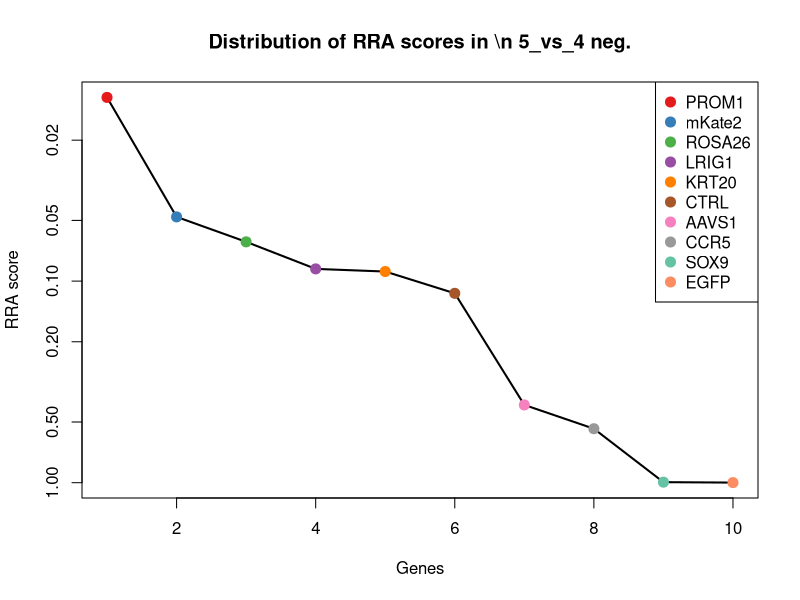
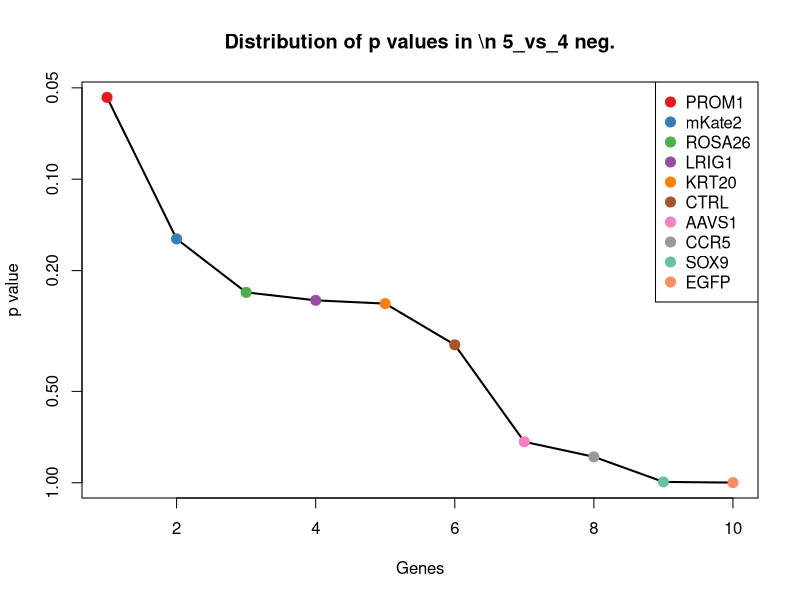
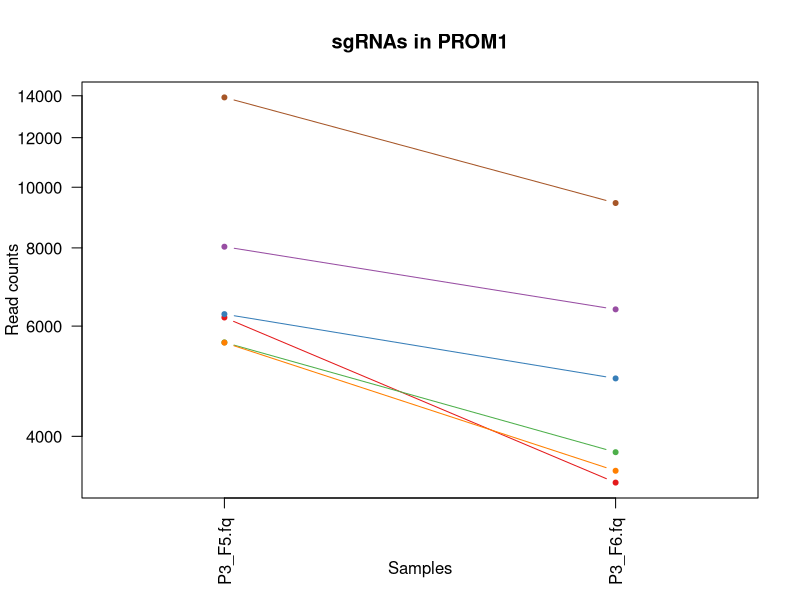
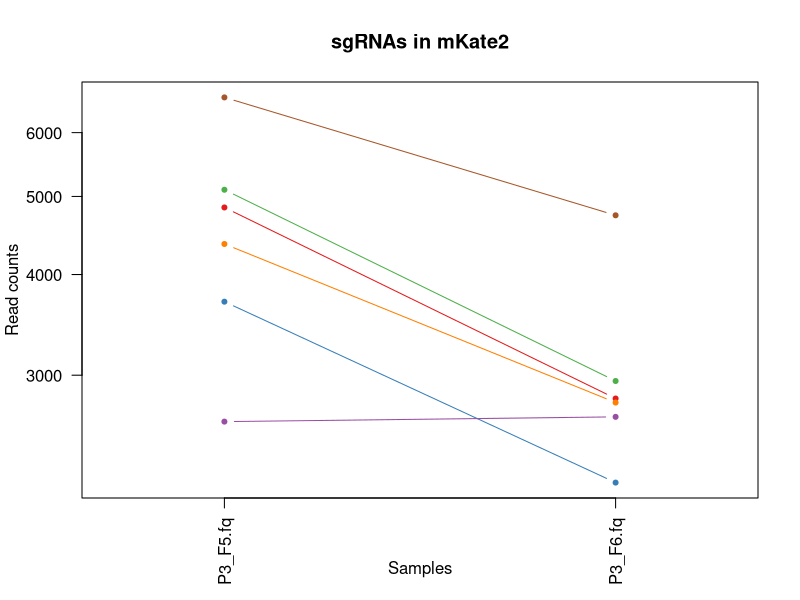
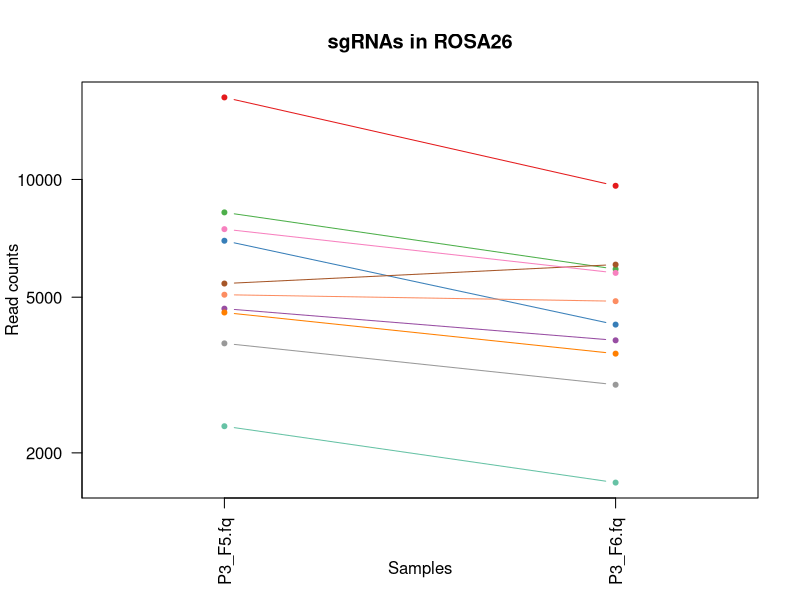
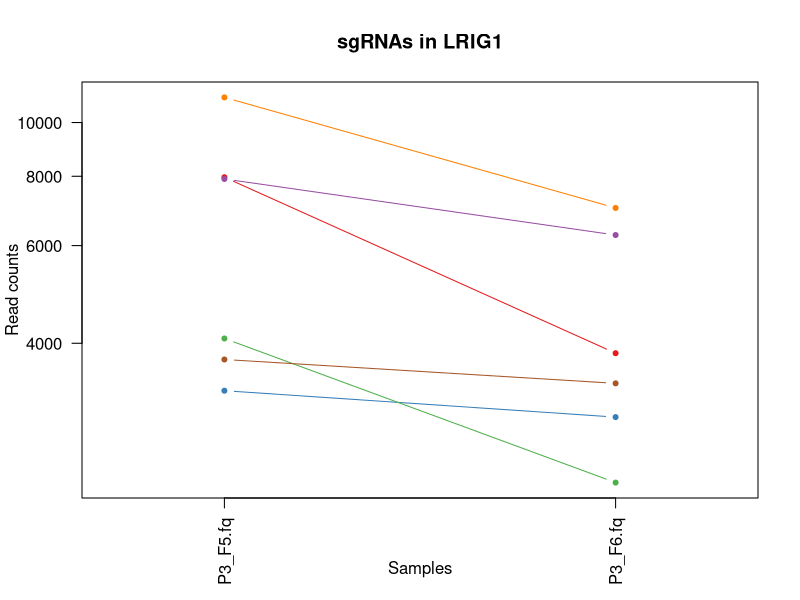
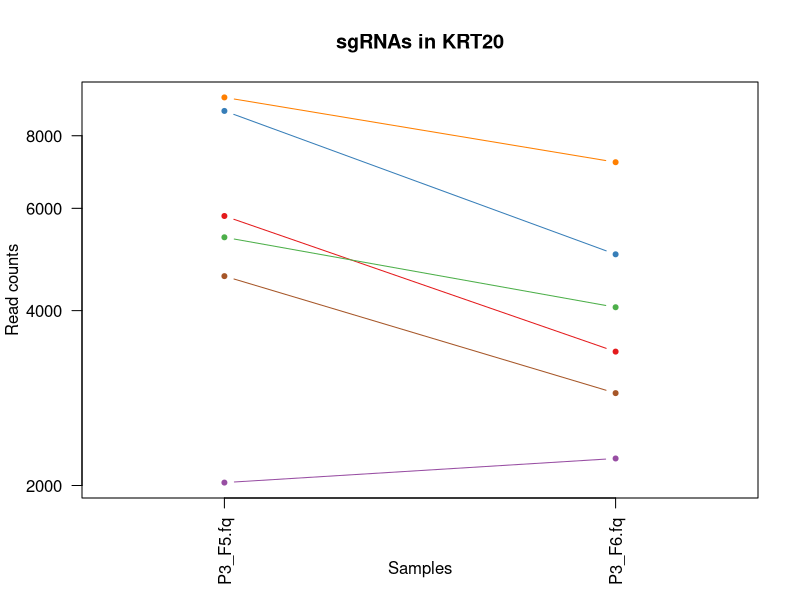
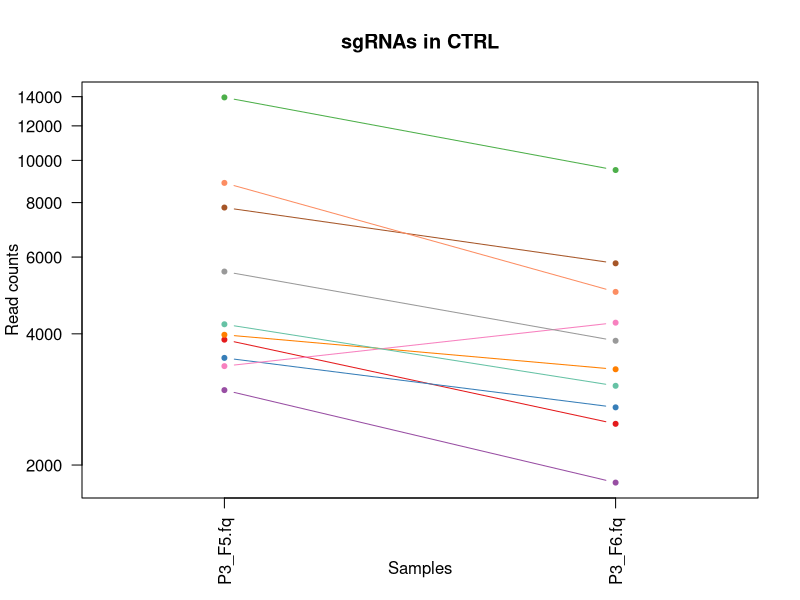

Source code (R) for these figures, in order: (Note: this script raises an error after producing the figures.)
pdf(file='P3_45_day7.pdf',width=4.5,height=4.5);
gstable=read.table('P3_45_day7.gene_summary.txt',header=T)
# 
#
# parameters
# Do not modify the variables beginning with "__"

# gstablename='__GENE_SUMMARY_FILE__'
startindex=3
# outputfile='__OUTPUT_FILE__'
targetgenelist=c("PROM1","mKate2","ROSA26","LRIG1","KRT20","CTRL","AAVS1","CCR5","SOX9","EGFP")
# samplelabel=sub('.\\w+.\\w+$','',colnames(gstable)[startindex]);
samplelabel='5_vs_4 neg.'


# You need to write some codes in front of this code:
# gstable=read.table(gstablename,header=T)
# pdf(file=outputfile,width=6,height=6)


# set up color using RColorBrewer
#library(RColorBrewer)
#colors <- brewer.pal(length(targetgenelist), "Set1")

colors=c( "#E41A1C", "#377EB8", "#4DAF4A", "#984EA3", "#FF7F00",  "#A65628", "#F781BF",
          "#999999", "#66C2A5", "#FC8D62", "#8DA0CB", "#E78AC3", "#A6D854", "#FFD92F", "#E5C494", "#B3B3B3", 
          "#8DD3C7", "#FFFFB3", "#BEBADA", "#FB8072", "#80B1D3", "#FDB462", "#B3DE69", "#FCCDE5",
          "#D9D9D9", "#BC80BD", "#CCEBC5", "#FFED6F")

######
# function definition

plotrankedvalues<-function(val, tglist, ...){
  
  plot(val,log='y',ylim=c(max(val),min(val)),type='l',lwd=2, ...)
  if(length(tglist)>0){
    for(i in 1:length(tglist)){
      targetgene=tglist[i];
      tx=which(names(val)==targetgene);ty=val[targetgene];
      points(tx,ty,col=colors[(i %% length(colors)) ],cex=2,pch=20)
      # text(tx+50,ty,targetgene,col=colors[i])
    }
    legend('topright',tglist,pch=20,pt.cex = 2,cex=1,col=colors)
  }
}



plotrandvalues<-function(val,targetgenelist, ...){
  # choose the one with the best distance distribution
  
  mindiffvalue=0;
  randval=val;
  for(i in 1:20){
    randval0=sample(val)
    vindex=sort(which(names(randval0) %in% targetgenelist))
    if(max(vindex)>0.9*length(val)){
      # print('pass...')
      next;
    }
    mindiffind=min(diff(vindex));
    if (mindiffind > mindiffvalue){
      mindiffvalue=mindiffind;
      randval=randval0;
      # print(paste('Diff: ',mindiffvalue))
    }
  }
  plot(randval,log='y',ylim=c(max(randval),min(randval)),pch=20,col='grey', ...)
  
  if(length(targetgenelist)>0){
    for(i in 1:length(targetgenelist)){
      targetgene=targetgenelist[i];
      tx=which(names(randval)==targetgene);ty=randval[targetgene];
      points(tx,ty,col=colors[(i %% length(colors)) ],cex=2,pch=20)
      text(tx+50,ty,targetgene,col=colors[i])
    }
  }
  
}




# set.seed(1235)



pvec=gstable[,startindex]
names(pvec)=gstable[,'id']
pvec=sort(pvec);

plotrankedvalues(pvec,targetgenelist,xlab='Genes',ylab='RRA score',main=paste('Distribution of RRA scores in \\n',samplelabel))

# plotrandvalues(pvec,targetgenelist,xlab='Genes',ylab='RRA score',main=paste('Distribution of RRA scores in \\n',samplelabel))


pvec=gstable[,startindex+1]
names(pvec)=gstable[,'id']
pvec=sort(pvec);

plotrankedvalues(pvec,targetgenelist,xlab='Genes',ylab='p value',main=paste('Distribution of p values in \\n',samplelabel))

# plotrandvalues(pvec,targetgenelist,xlab='Genes',ylab='p value',main=paste('Distribution of p values in \\n',samplelabel))



# you need to write after this code:
# dev.off()






# parameters
# Do not modify the variables beginning with "__"
targetmat=list(c(6191.957866718857,3372.9196991381905),c(6269.205873373128,4948.541182847135),c(5649.707153341815,3772.2363707555683),c(8033.792692044231,6380.110110252987),c(5645.163152950387,3522.94334585799),c(13915.24386534886,9435.069244701452))
targetgene="PROM1"
collabel=c("P3_F5.fq","P3_F6.fq")

# set up color using RColorBrewer
#library(RColorBrewer)
#colors <- brewer.pal(length(targetgenelist), "Set1")

colors=c( "#E41A1C", "#377EB8", "#4DAF4A", "#984EA3", "#FF7F00",  "#A65628", "#F781BF",
          "#999999", "#66C2A5", "#FC8D62", "#8DA0CB", "#E78AC3", "#A6D854", "#FFD92F", "#E5C494", "#B3B3B3", 
          "#8DD3C7", "#FFFFB3", "#BEBADA", "#FB8072", "#80B1D3", "#FDB462", "#B3DE69", "#FCCDE5",
          "#D9D9D9", "#BC80BD", "#CCEBC5", "#FFED6F")


## code

targetmatvec=unlist(targetmat)+1
yrange=range(targetmatvec[targetmatvec>0]);
# yrange[1]=1; # set the minimum value to 1
for(i in 1:length(targetmat)){
  vali=targetmat[[i]]+1;
  if(i==1){
    plot(1:length(vali),vali,type='b',las=1,pch=20,main=paste('sgRNAs in',targetgene),ylab='Read counts',xlab='Samples',xlim=c(0.7,length(vali)+0.3),ylim = yrange,col=colors[(i %% length(colors))],xaxt='n',log='y')
    axis(1,at=1:length(vali),labels=(collabel),las=2)
    # lines(0:100,rep(1,101),col='black');
  }else{
    lines(1:length(vali),vali,type='b',pch=20,col=colors[(i %% length(colors))])
  }
}




# parameters
# Do not modify the variables beginning with "__"
targetmat=list(c(4843.904417261963,2805.6661095508866),c(3700.330985419317,2206.3179089737755),c(5095.339105587631,2949.7186658539786),c(2626.4322262452297,2662.3599395498836),c(4363.755042567766,2773.571498561079),c(6634.24057148449,4736.567473053984))
targetgene="mKate2"
collabel=c("P3_F5.fq","P3_F6.fq")

# set up color using RColorBrewer
#library(RColorBrewer)
#colors <- brewer.pal(length(targetgenelist), "Set1")

colors=c( "#E41A1C", "#377EB8", "#4DAF4A", "#984EA3", "#FF7F00",  "#A65628", "#F781BF",
          "#999999", "#66C2A5", "#FC8D62", "#8DA0CB", "#E78AC3", "#A6D854", "#FFD92F", "#E5C494", "#B3B3B3", 
          "#8DD3C7", "#FFFFB3", "#BEBADA", "#FB8072", "#80B1D3", "#FDB462", "#B3DE69", "#FCCDE5",
          "#D9D9D9", "#BC80BD", "#CCEBC5", "#FFED6F")


## code

targetmatvec=unlist(targetmat)+1
yrange=range(targetmatvec[targetmatvec>0]);
# yrange[1]=1; # set the minimum value to 1
for(i in 1:length(targetmat)){
  vali=targetmat[[i]]+1;
  if(i==1){
    plot(1:length(vali),vali,type='b',las=1,pch=20,main=paste('sgRNAs in',targetgene),ylab='Read counts',xlab='Samples',xlim=c(0.7,length(vali)+0.3),ylim = yrange,col=colors[(i %% length(colors))],xaxt='n',log='y')
    axis(1,at=1:length(vali),labels=(collabel),las=2)
    # lines(0:100,rep(1,101),col='black');
  }else{
    lines(1:length(vali),vali,type='b',pch=20,col=colors[(i %% length(colors))])
  }
}




# parameters
# Do not modify the variables beginning with "__"
targetmat=list(c(16208.449396222722,9632.86161475492),c(6970.496600450142,4254.401921904777),c(8236.758042861336,5897.198172801691),c(4672.747069184852,3878.223225652144),c(4568.2350601820135,3585.639795233429),c(5417.963133379,6056.924841448642),c(7462.76330952148,5768.0733425403705),c(3809.3869948135825,2985.545208354229),c(2338.6455347881397,1677.8764070950767),c(5072.619103630493,4883.60557456543))
targetgene="ROSA26"
collabel=c("P3_F5.fq","P3_F6.fq")

# set up color using RColorBrewer
#library(RColorBrewer)
#colors <- brewer.pal(length(targetgenelist), "Set1")

colors=c( "#E41A1C", "#377EB8", "#4DAF4A", "#984EA3", "#FF7F00",  "#A65628", "#F781BF",
          "#999999", "#66C2A5", "#FC8D62", "#8DA0CB", "#E78AC3", "#A6D854", "#FFD92F", "#E5C494", "#B3B3B3", 
          "#8DD3C7", "#FFFFB3", "#BEBADA", "#FB8072", "#80B1D3", "#FDB462", "#B3DE69", "#FCCDE5",
          "#D9D9D9", "#BC80BD", "#CCEBC5", "#FFED6F")


## code

targetmatvec=unlist(targetmat)+1
yrange=range(targetmatvec[targetmatvec>0]);
# yrange[1]=1; # set the minimum value to 1
for(i in 1:length(targetmat)){
  vali=targetmat[[i]]+1;
  if(i==1){
    plot(1:length(vali),vali,type='b',las=1,pch=20,main=paste('sgRNAs in',targetgene),ylab='Read counts',xlab='Samples',xlim=c(0.7,length(vali)+0.3),ylim = yrange,col=colors[(i %% length(colors))],xaxt='n',log='y')
    axis(1,at=1:length(vali),labels=(collabel),las=2)
    # lines(0:100,rep(1,101),col='black');
  }else{
    lines(1:length(vali),vali,type='b',pch=20,col=colors[(i %% length(colors))])
  }
}




# parameters
# Do not modify the variables beginning with "__"
targetmat=list(c(7967.147352969958,3837.171979037273),c(3283.797616205108,2943.0011891351814),c(4078.9976847049616,2242.144451474026),c(7909.59001467854,6267.405778637615),c(11097.963622663667,7013.792080726173),c(3738.1976553478817,3385.608266273696))
targetgene="LRIG1"
collabel=c("P3_F5.fq","P3_F6.fq")

# set up color using RColorBrewer
#library(RColorBrewer)
#colors <- brewer.pal(length(targetgenelist), "Set1")

colors=c( "#E41A1C", "#377EB8", "#4DAF4A", "#984EA3", "#FF7F00",  "#A65628", "#F781BF",
          "#999999", "#66C2A5", "#FC8D62", "#8DA0CB", "#E78AC3", "#A6D854", "#FFD92F", "#E5C494", "#B3B3B3", 
          "#8DD3C7", "#FFFFB3", "#BEBADA", "#FB8072", "#80B1D3", "#FDB462", "#B3DE69", "#FCCDE5",
          "#D9D9D9", "#BC80BD", "#CCEBC5", "#FFED6F")


## code

targetmatvec=unlist(targetmat)+1
yrange=range(targetmatvec[targetmatvec>0]);
# yrange[1]=1; # set the minimum value to 1
for(i in 1:length(targetmat)){
  vali=targetmat[[i]]+1;
  if(i==1){
    plot(1:length(vali),vali,type='b',las=1,pch=20,main=paste('sgRNAs in',targetgene),ylab='Read counts',xlab='Samples',xlim=c(0.7,length(vali)+0.3),ylim = yrange,col=colors[(i %% length(colors))],xaxt='n',log='y')
    axis(1,at=1:length(vali),labels=(collabel),las=2)
    # lines(0:100,rep(1,101),col='black');
  }else{
    lines(1:length(vali),vali,type='b',pch=20,col=colors[(i %% length(colors))])
  }
}




# parameters
# Do not modify the variables beginning with "__"
targetmat=list(c(5819.349834621783,3399.04321971129),c(8825.9634269498,4999.295451389156),c(5348.2884607104415,4052.877620340866),c(2022.080174185341,2224.9775665259895),c(9312.171468832566,7202.627815154578),c(4584.896394950582,2883.290284968097))
targetgene="KRT20"
collabel=c("P3_F5.fq","P3_F6.fq")

# set up color using RColorBrewer
#library(RColorBrewer)
#colors <- brewer.pal(length(targetgenelist), "Set1")

colors=c( "#E41A1C", "#377EB8", "#4DAF4A", "#984EA3", "#FF7F00",  "#A65628", "#F781BF",
          "#999999", "#66C2A5", "#FC8D62", "#8DA0CB", "#E78AC3", "#A6D854", "#FFD92F", "#E5C494", "#B3B3B3", 
          "#8DD3C7", "#FFFFB3", "#BEBADA", "#FB8072", "#80B1D3", "#FDB462", "#B3DE69", "#FCCDE5",
          "#D9D9D9", "#BC80BD", "#CCEBC5", "#FFED6F")


## code

targetmatvec=unlist(targetmat)+1
yrange=range(targetmatvec[targetmatvec>0]);
# yrange[1]=1; # set the minimum value to 1
for(i in 1:length(targetmat)){
  vali=targetmat[[i]]+1;
  if(i==1){
    plot(1:length(vali),vali,type='b',las=1,pch=20,main=paste('sgRNAs in',targetgene),ylab='Read counts',xlab='Samples',xlim=c(0.7,length(vali)+0.3),ylim = yrange,col=colors[(i %% length(colors))],xaxt='n',log='y')
    axis(1,at=1:length(vali),labels=(collabel),las=2)
    # lines(0:100,rep(1,101),col='black');
  }else{
    lines(1:length(vali),vali,type='b',pch=20,col=colors[(i %% length(colors))])
  }
}




# parameters
# Do not modify the variables beginning with "__"
targetmat=list(c(3877.5470006849987,2485.466385954896),c(3521.600303356493,2711.6214354877284),c(13945.537201291712,9501.497625587333),c(2970.2615891965947,1821.9289633981682),c(3979.029676093551,3316.19434017946),c(7792.9606712985615,5804.64627134271),c(3371.648290439378,4241.713354769271),c(5557.312478716117,3855.085250287398),c(4206.229695664938,3038.5386358025166),c(8877.462098052647,4991.085202066182))
targetgene="CTRL"
collabel=c("P3_F5.fq","P3_F6.fq")

# set up color using RColorBrewer
#library(RColorBrewer)
#colors <- brewer.pal(length(targetgenelist), "Set1")

colors=c( "#E41A1C", "#377EB8", "#4DAF4A", "#984EA3", "#FF7F00",  "#A65628", "#F781BF",
          "#999999", "#66C2A5", "#FC8D62", "#8DA0CB", "#E78AC3", "#A6D854", "#FFD92F", "#E5C494", "#B3B3B3", 
          "#8DD3C7", "#FFFFB3", "#BEBADA", "#FB8072", "#80B1D3", "#FDB462", "#B3DE69", "#FCCDE5",
          "#D9D9D9", "#BC80BD", "#CCEBC5", "#FFED6F")


## code

targetmatvec=unlist(targetmat)+1
yrange=range(targetmatvec[targetmatvec>0]);
# yrange[1]=1; # set the minimum value to 1
for(i in 1:length(targetmat)){
  vali=targetmat[[i]]+1;
  if(i==1){
    plot(1:length(vali),vali,type='b',las=1,pch=20,main=paste('sgRNAs in',targetgene),ylab='Read counts',xlab='Samples',xlim=c(0.7,length(vali)+0.3),ylim = yrange,col=colors[(i %% length(colors))],xaxt='n',log='y')
    axis(1,at=1:length(vali),labels=(collabel),las=2)
    # lines(0:100,rep(1,101),col='black');
  }else{
    lines(1:length(vali),vali,type='b',pch=20,col=colors[(i %% length(colors))])
  }
}




# parameters
# Do not modify the variables beginning with "__"
targetmat=list(c(6937.173930913005,5618.04969582057),c(6320.704544475976,3762.5333488284173),c(6119.253860456013,3457.2613512741973),c(2284.1175300910068,2138.396755483717),c(4321.344372247774,3093.77122215707),c(1167.8081005969273,1453.9605164685095),c(3610.965644387905,2869.8553315305026),c(7455.189975535767,5979.300666031432),c(1707.0294803796849,1517.403352146037),c(1505.578796359722,1809.240396262663))
targetgene="AAVS1"
collabel=c("P3_F5.fq","P3_F6.fq")

# set up color using RColorBrewer
#library(RColorBrewer)
#colors <- brewer.pal(length(targetgenelist), "Set1")

colors=c( "#E41A1C", "#377EB8", "#4DAF4A", "#984EA3", "#FF7F00",  "#A65628", "#F781BF",
          "#999999", "#66C2A5", "#FC8D62", "#8DA0CB", "#E78AC3", "#A6D854", "#FFD92F", "#E5C494", "#B3B3B3", 
          "#8DD3C7", "#FFFFB3", "#BEBADA", "#FB8072", "#80B1D3", "#FDB462", "#B3DE69", "#FCCDE5",
          "#D9D9D9", "#BC80BD", "#CCEBC5", "#FFED6F")


## code

targetmatvec=unlist(targetmat)+1
yrange=range(targetmatvec[targetmatvec>0]);
# yrange[1]=1; # set the minimum value to 1
for(i in 1:length(targetmat)){
  vali=targetmat[[i]]+1;
  if(i==1){
    plot(1:length(vali),vali,type='b',las=1,pch=20,main=paste('sgRNAs in',targetgene),ylab='Read counts',xlab='Samples',xlim=c(0.7,length(vali)+0.3),ylim = yrange,col=colors[(i %% length(colors))],xaxt='n',log='y')
    axis(1,at=1:length(vali),labels=(collabel),las=2)
    # lines(0:100,rep(1,101),col='black');
  }else{
    lines(1:length(vali),vali,type='b',pch=20,col=colors[(i %% length(colors))])
  }
}




# parameters
# Do not modify the variables beginning with "__"
targetmat=list(c(3510.997635776495,3119.8947427301696),c(5842.069836578921,4601.471552375956),c(4342.54970740777,2534.7278818927407),c(2453.760211370976,2304.840900849465),c(3291.370950190821,2732.520251946208),c(4633.365732459145,3411.7317868467953),c(9236.438128975438,7354.144234478555),c(5922.3471768274785,4528.325694771277),c(3851.797665133575,2156.310026733842),c(4969.621761424797,3296.7882963251573))
targetgene="CCR5"
collabel=c("P3_F5.fq","P3_F6.fq")

# set up color using RColorBrewer
#library(RColorBrewer)
#colors <- brewer.pal(length(targetgenelist), "Set1")

colors=c( "#E41A1C", "#377EB8", "#4DAF4A", "#984EA3", "#FF7F00",  "#A65628", "#F781BF",
          "#999999", "#66C2A5", "#FC8D62", "#8DA0CB", "#E78AC3", "#A6D854", "#FFD92F", "#E5C494", "#B3B3B3", 
          "#8DD3C7", "#FFFFB3", "#BEBADA", "#FB8072", "#80B1D3", "#FDB462", "#B3DE69", "#FCCDE5",
          "#D9D9D9", "#BC80BD", "#CCEBC5", "#FFED6F")


## code

targetmatvec=unlist(targetmat)+1
yrange=range(targetmatvec[targetmatvec>0]);
# yrange[1]=1; # set the minimum value to 1
for(i in 1:length(targetmat)){
  vali=targetmat[[i]]+1;
  if(i==1){
    plot(1:length(vali),vali,type='b',las=1,pch=20,main=paste('sgRNAs in',targetgene),ylab='Read counts',xlab='Samples',xlim=c(0.7,length(vali)+0.3),ylim = yrange,col=colors[(i %% length(colors))],xaxt='n',log='y')
    axis(1,at=1:length(vali),labels=(collabel),las=2)
    # lines(0:100,rep(1,101),col='black');
  }else{
    lines(1:length(vali),vali,type='b',pch=20,col=colors[(i %% length(colors))])
  }
}




# parameters
# Do not modify the variables beginning with "__"
targetmat=list(c(2830.9122438594773,1968.2206786075255),c(1728.234815539681,1303.9368697487096),c(2521.9202172423916,1500.9828535000886),c(1063.2960915940894,832.96711313083),c(2444.6722105881204,2372.015668037435),c(3889.6643350621393,3898.3756558085347))
targetgene="SOX9"
collabel=c("P3_F5.fq","P3_F6.fq")

# set up color using RColorBrewer
#library(RColorBrewer)
#colors <- brewer.pal(length(targetgenelist), "Set1")

colors=c( "#E41A1C", "#377EB8", "#4DAF4A", "#984EA3", "#FF7F00",  "#A65628", "#F781BF",
          "#999999", "#66C2A5", "#FC8D62", "#8DA0CB", "#E78AC3", "#A6D854", "#FFD92F", "#E5C494", "#B3B3B3", 
          "#8DD3C7", "#FFFFB3", "#BEBADA", "#FB8072", "#80B1D3", "#FDB462", "#B3DE69", "#FCCDE5",
          "#D9D9D9", "#BC80BD", "#CCEBC5", "#FFED6F")


## code

targetmatvec=unlist(targetmat)+1
yrange=range(targetmatvec[targetmatvec>0]);
# yrange[1]=1; # set the minimum value to 1
for(i in 1:length(targetmat)){
  vali=targetmat[[i]]+1;
  if(i==1){
    plot(1:length(vali),vali,type='b',las=1,pch=20,main=paste('sgRNAs in',targetgene),ylab='Read counts',xlab='Samples',xlim=c(0.7,length(vali)+0.3),ylim = yrange,col=colors[(i %% length(colors))],xaxt='n',log='y')
    axis(1,at=1:length(vali),labels=(collabel),las=2)
    # lines(0:100,rep(1,101),col='black');
  }else{
    lines(1:length(vali),vali,type='b',pch=20,col=colors[(i %% length(colors))])
  }
}




# parameters
# Do not modify the variables beginning with "__"
targetmat=list(c(1267.7761092083374,1309.907960165418),c(2184.149521479597,106516.04278475592),c(1404.0961209511695,1514.4178069376826),c(2022.080174185341,1506.9539439167972),c(1696.4268127996868,1856.262733294242),c(4607.616396907721,4233.503105446297))
targetgene="EGFP"
collabel=c("P3_F5.fq","P3_F6.fq")

# set up color using RColorBrewer
#library(RColorBrewer)
#colors <- brewer.pal(length(targetgenelist), "Set1")

colors=c( "#E41A1C", "#377EB8", "#4DAF4A", "#984EA3", "#FF7F00",  "#A65628", "#F781BF",
          "#999999", "#66C2A5", "#FC8D62", "#8DA0CB", "#E78AC3", "#A6D854", "#FFD92F", "#E5C494", "#B3B3B3", 
          "#8DD3C7", "#FFFFB3", "#BEBADA", "#FB8072", "#80B1D3", "#FDB462", "#B3DE69", "#FCCDE5",
          "#D9D9D9", "#BC80BD", "#CCEBC5", "#FFED6F")


## code

targetmatvec=unlist(targetmat)+1
yrange=range(targetmatvec[targetmatvec>0]);
# yrange[1]=1; # set the minimum value to 1
for(i in 1:length(targetmat)){
  vali=targetmat[[i]]+1;
  if(i==1){
    plot(1:length(vali),vali,type='b',las=1,pch=20,main=paste('sgRNAs in',targetgene),ylab='Read counts',xlab='Samples',xlim=c(0.7,length(vali)+0.3),ylim = yrange,col=colors[(i %% length(colors))],xaxt='n',log='y')
    axis(1,at=1:length(vali),labels=(collabel),las=2)
    # lines(0:100,rep(1,101),col='black');
  }else{
    lines(1:length(vali),vali,type='b',pch=20,col=colors[(i %% length(colors))])
  }
}



# 
#
# parameters
# Do not modify the variables beginning with "__"

# gstablename='__GENE_SUMMARY_FILE__'
startindex=9
# outputfile='__OUTPUT_FILE__'
targetgenelist=c("EGFP","AAVS1","KRT20","CTRL","mKate2","SOX9","ROSA26","LRIG1","CCR5","PROM1")
# samplelabel=sub('.\\w+.\\w+$','',colnames(gstable)[startindex]);
samplelabel='5_vs_4 pos.'


# You need to write some codes in front of this code:
# gstable=read.table(gstablename,header=T)
# pdf(file=outputfile,width=6,height=6)


# set up color using RColorBrewer
#library(RColorBrewer)
#colors <- brewer.pal(length(targetgenelist), "Set1")

colors=c( "#E41A1C", "#377EB8", "#4DAF4A", "#984EA3", "#FF7F00",  "#A65628", "#F781BF",
          "#999999", "#66C2A5", "#FC8D62", "#8DA0CB", "#E78AC3", "#A6D854", "#FFD92F", "#E5C494", "#B3B3B3", 
          "#8DD3C7", "#FFFFB3", "#BEBADA", "#FB8072", "#80B1D3", "#FDB462", "#B3DE69", "#FCCDE5",
          "#D9D9D9", "#BC80BD", "#CCEBC5", "#FFED6F")

######
# function definition

plotrankedvalues<-function(val, tglist, ...){
  
  plot(val,log='y',ylim=c(max(val),min(val)),type='l',lwd=2, ...)
  if(length(tglist)>0){
    for(i in 1:length(tglist)){
      targetgene=tglist[i];
      tx=which(names(val)==targetgene);ty=val[targetgene];
      points(tx,ty,col=colors[(i %% length(colors)) ],cex=2,pch=20)
      # text(tx+50,ty,targetgene,col=colors[i])
    }
    legend('topright',tglist,pch=20,pt.cex = 2,cex=1,col=colors)
  }
}



plotrandvalues<-function(val,targetgenelist, ...){
  # choose the one with the best distance distribution
  
  mindiffvalue=0;
  randval=val;
  for(i in 1:20){
    randval0=sample(val)
    vindex=sort(which(names(randval0) %in% targetgenelist))
    if(max(vindex)>0.9*length(val)){
      # print('pass...')
      next;
    }
    mindiffind=min(diff(vindex));
    if (mindiffind > mindiffvalue){
      mindiffvalue=mindiffind;
      randval=randval0;
      # print(paste('Diff: ',mindiffvalue))
    }
  }
  plot(randval,log='y',ylim=c(max(randval),min(randval)),pch=20,col='grey', ...)
  
  if(length(targetgenelist)>0){
    for(i in 1:length(targetgenelist)){
      targetgene=targetgenelist[i];
      tx=which(names(randval)==targetgene);ty=randval[targetgene];
      points(tx,ty,col=colors[(i %% length(colors)) ],cex=2,pch=20)
      text(tx+50,ty,targetgene,col=colors[i])
    }
  }
  
}




# set.seed(1235)



pvec=gstable[,startindex]
names(pvec)=gstable[,'id']
pvec=sort(pvec);

plotrankedvalues(pvec,targetgenelist,xlab='Genes',ylab='RRA score',main=paste('Distribution of RRA scores in \\n',samplelabel))

# plotrandvalues(pvec,targetgenelist,xlab='Genes',ylab='RRA score',main=paste('Distribution of RRA scores in \\n',samplelabel))


pvec=gstable[,startindex+1]
names(pvec)=gstable[,'id']
pvec=sort(pvec);

plotrankedvalues(pvec,targetgenelist,xlab='Genes',ylab='p value',main=paste('Distribution of p values in \\n',samplelabel))

# plotrandvalues(pvec,targetgenelist,xlab='Genes',ylab='p value',main=paste('Distribution of p values in \\n',samplelabel))



# you need to write after this code:
# dev.off()






# parameters
# Do not modify the variables beginning with "__"
targetmat=list(c(1267.7761092083374,1309.907960165418),c(2184.149521479597,106516.04278475592),c(1404.0961209511695,1514.4178069376826),c(2022.080174185341,1506.9539439167972),c(1696.4268127996868,1856.262733294242),c(4607.616396907721,4233.503105446297))
targetgene="EGFP"
collabel=c("P3_F5.fq","P3_F6.fq")

# set up color using RColorBrewer
#library(RColorBrewer)
#colors <- brewer.pal(length(targetgenelist), "Set1")

colors=c( "#E41A1C", "#377EB8", "#4DAF4A", "#984EA3", "#FF7F00",  "#A65628", "#F781BF",
          "#999999", "#66C2A5", "#FC8D62", "#8DA0CB", "#E78AC3", "#A6D854", "#FFD92F", "#E5C494", "#B3B3B3", 
          "#8DD3C7", "#FFFFB3", "#BEBADA", "#FB8072", "#80B1D3", "#FDB462", "#B3DE69", "#FCCDE5",
          "#D9D9D9", "#BC80BD", "#CCEBC5", "#FFED6F")


## code

targetmatvec=unlist(targetmat)+1
yrange=range(targetmatvec[targetmatvec>0]);
# yrange[1]=1; # set the minimum value to 1
for(i in 1:length(targetmat)){
  vali=targetmat[[i]]+1;
  if(i==1){
    plot(1:length(vali),vali,type='b',las=1,pch=20,main=paste('sgRNAs in',targetgene),ylab='Read counts',xlab='Samples',xlim=c(0.7,length(vali)+0.3),ylim = yrange,col=colors[(i %% length(colors))],xaxt='n',log='y')
    axis(1,at=1:length(vali),labels=(collabel),las=2)
    # lines(0:100,rep(1,101),col='black');
  }else{
    lines(1:length(vali),vali,type='b',pch=20,col=colors[(i %% length(colors))])
  }
}




# parameters
# Do not modify the variables beginning with "__"
targetmat=list(c(6937.173930913005,5618.04969582057),c(6320.704544475976,3762.5333488284173),c(6119.253860456013,3457.2613512741973),c(2284.1175300910068,2138.396755483717),c(4321.344372247774,3093.77122215707),c(1167.8081005969273,1453.9605164685095),c(3610.965644387905,2869.8553315305026),c(7455.189975535767,5979.300666031432),c(1707.0294803796849,1517.403352146037),c(1505.578796359722,1809.240396262663))
targetgene="AAVS1"
collabel=c("P3_F5.fq","P3_F6.fq")

# set up color using RColorBrewer
#library(RColorBrewer)
#colors <- brewer.pal(length(targetgenelist), "Set1")

colors=c( "#E41A1C", "#377EB8", "#4DAF4A", "#984EA3", "#FF7F00",  "#A65628", "#F781BF",
          "#999999", "#66C2A5", "#FC8D62", "#8DA0CB", "#E78AC3", "#A6D854", "#FFD92F", "#E5C494", "#B3B3B3", 
          "#8DD3C7", "#FFFFB3", "#BEBADA", "#FB8072", "#80B1D3", "#FDB462", "#B3DE69", "#FCCDE5",
          "#D9D9D9", "#BC80BD", "#CCEBC5", "#FFED6F")


## code

targetmatvec=unlist(targetmat)+1
yrange=range(targetmatvec[targetmatvec>0]);
# yrange[1]=1; # set the minimum value to 1
for(i in 1:length(targetmat)){
  vali=targetmat[[i]]+1;
  if(i==1){
    plot(1:length(vali),vali,type='b',las=1,pch=20,main=paste('sgRNAs in',targetgene),ylab='Read counts',xlab='Samples',xlim=c(0.7,length(vali)+0.3),ylim = yrange,col=colors[(i %% length(colors))],xaxt='n',log='y')
    axis(1,at=1:length(vali),labels=(collabel),las=2)
    # lines(0:100,rep(1,101),col='black');
  }else{
    lines(1:length(vali),vali,type='b',pch=20,col=colors[(i %% length(colors))])
  }
}




# parameters
# Do not modify the variables beginning with "__"
targetmat=list(c(5819.349834621783,3399.04321971129),c(8825.9634269498,4999.295451389156),c(5348.2884607104415,4052.877620340866),c(2022.080174185341,2224.9775665259895),c(9312.171468832566,7202.627815154578),c(4584.896394950582,2883.290284968097))
targetgene="KRT20"
collabel=c("P3_F5.fq","P3_F6.fq")

# set up color using RColorBrewer
#library(RColorBrewer)
#colors <- brewer.pal(length(targetgenelist), "Set1")

colors=c( "#E41A1C", "#377EB8", "#4DAF4A", "#984EA3", "#FF7F00",  "#A65628", "#F781BF",
          "#999999", "#66C2A5", "#FC8D62", "#8DA0CB", "#E78AC3", "#A6D854", "#FFD92F", "#E5C494", "#B3B3B3", 
          "#8DD3C7", "#FFFFB3", "#BEBADA", "#FB8072", "#80B1D3", "#FDB462", "#B3DE69", "#FCCDE5",
          "#D9D9D9", "#BC80BD", "#CCEBC5", "#FFED6F")


## code

targetmatvec=unlist(targetmat)+1
yrange=range(targetmatvec[targetmatvec>0]);
# yrange[1]=1; # set the minimum value to 1
for(i in 1:length(targetmat)){
  vali=targetmat[[i]]+1;
  if(i==1){
    plot(1:length(vali),vali,type='b',las=1,pch=20,main=paste('sgRNAs in',targetgene),ylab='Read counts',xlab='Samples',xlim=c(0.7,length(vali)+0.3),ylim = yrange,col=colors[(i %% length(colors))],xaxt='n',log='y')
    axis(1,at=1:length(vali),labels=(collabel),las=2)
    # lines(0:100,rep(1,101),col='black');
  }else{
    lines(1:length(vali),vali,type='b',pch=20,col=colors[(i %% length(colors))])
  }
}




# parameters
# Do not modify the variables beginning with "__"
targetmat=list(c(3877.5470006849987,2485.466385954896),c(3521.600303356493,2711.6214354877284),c(13945.537201291712,9501.497625587333),c(2970.2615891965947,1821.9289633981682),c(3979.029676093551,3316.19434017946),c(7792.9606712985615,5804.64627134271),c(3371.648290439378,4241.713354769271),c(5557.312478716117,3855.085250287398),c(4206.229695664938,3038.5386358025166),c(8877.462098052647,4991.085202066182))
targetgene="CTRL"
collabel=c("P3_F5.fq","P3_F6.fq")

# set up color using RColorBrewer
#library(RColorBrewer)
#colors <- brewer.pal(length(targetgenelist), "Set1")

colors=c( "#E41A1C", "#377EB8", "#4DAF4A", "#984EA3", "#FF7F00",  "#A65628", "#F781BF",
          "#999999", "#66C2A5", "#FC8D62", "#8DA0CB", "#E78AC3", "#A6D854", "#FFD92F", "#E5C494", "#B3B3B3", 
          "#8DD3C7", "#FFFFB3", "#BEBADA", "#FB8072", "#80B1D3", "#FDB462", "#B3DE69", "#FCCDE5",
          "#D9D9D9", "#BC80BD", "#CCEBC5", "#FFED6F")


## code

targetmatvec=unlist(targetmat)+1
yrange=range(targetmatvec[targetmatvec>0]);
# yrange[1]=1; # set the minimum value to 1
for(i in 1:length(targetmat)){
  vali=targetmat[[i]]+1;
  if(i==1){
    plot(1:length(vali),vali,type='b',las=1,pch=20,main=paste('sgRNAs in',targetgene),ylab='Read counts',xlab='Samples',xlim=c(0.7,length(vali)+0.3),ylim = yrange,col=colors[(i %% length(colors))],xaxt='n',log='y')
    axis(1,at=1:length(vali),labels=(collabel),las=2)
    # lines(0:100,rep(1,101),col='black');
  }else{
    lines(1:length(vali),vali,type='b',pch=20,col=colors[(i %% length(colors))])
  }
}




# parameters
# Do not modify the variables beginning with "__"
targetmat=list(c(4843.904417261963,2805.6661095508866),c(3700.330985419317,2206.3179089737755),c(5095.339105587631,2949.7186658539786),c(2626.4322262452297,2662.3599395498836),c(4363.755042567766,2773.571498561079),c(6634.24057148449,4736.567473053984))
targetgene="mKate2"
collabel=c("P3_F5.fq","P3_F6.fq")

# set up color using RColorBrewer
#library(RColorBrewer)
#colors <- brewer.pal(length(targetgenelist), "Set1")

colors=c( "#E41A1C", "#377EB8", "#4DAF4A", "#984EA3", "#FF7F00",  "#A65628", "#F781BF",
          "#999999", "#66C2A5", "#FC8D62", "#8DA0CB", "#E78AC3", "#A6D854", "#FFD92F", "#E5C494", "#B3B3B3", 
          "#8DD3C7", "#FFFFB3", "#BEBADA", "#FB8072", "#80B1D3", "#FDB462", "#B3DE69", "#FCCDE5",
          "#D9D9D9", "#BC80BD", "#CCEBC5", "#FFED6F")


## code

targetmatvec=unlist(targetmat)+1
yrange=range(targetmatvec[targetmatvec>0]);
# yrange[1]=1; # set the minimum value to 1
for(i in 1:length(targetmat)){
  vali=targetmat[[i]]+1;
  if(i==1){
    plot(1:length(vali),vali,type='b',las=1,pch=20,main=paste('sgRNAs in',targetgene),ylab='Read counts',xlab='Samples',xlim=c(0.7,length(vali)+0.3),ylim = yrange,col=colors[(i %% length(colors))],xaxt='n',log='y')
    axis(1,at=1:length(vali),labels=(collabel),las=2)
    # lines(0:100,rep(1,101),col='black');
  }else{
    lines(1:length(vali),vali,type='b',pch=20,col=colors[(i %% length(colors))])
  }
}




# parameters
# Do not modify the variables beginning with "__"
targetmat=list(c(2830.9122438594773,1968.2206786075255),c(1728.234815539681,1303.9368697487096),c(2521.9202172423916,1500.9828535000886),c(1063.2960915940894,832.96711313083),c(2444.6722105881204,2372.015668037435),c(3889.6643350621393,3898.3756558085347))
targetgene="SOX9"
collabel=c("P3_F5.fq","P3_F6.fq")

# set up color using RColorBrewer
#library(RColorBrewer)
#colors <- brewer.pal(length(targetgenelist), "Set1")

colors=c( "#E41A1C", "#377EB8", "#4DAF4A", "#984EA3", "#FF7F00",  "#A65628", "#F781BF",
          "#999999", "#66C2A5", "#FC8D62", "#8DA0CB", "#E78AC3", "#A6D854", "#FFD92F", "#E5C494", "#B3B3B3", 
          "#8DD3C7", "#FFFFB3", "#BEBADA", "#FB8072", "#80B1D3", "#FDB462", "#B3DE69", "#FCCDE5",
          "#D9D9D9", "#BC80BD", "#CCEBC5", "#FFED6F")


## code

targetmatvec=unlist(targetmat)+1
yrange=range(targetmatvec[targetmatvec>0]);
# yrange[1]=1; # set the minimum value to 1
for(i in 1:length(targetmat)){
  vali=targetmat[[i]]+1;
  if(i==1){
    plot(1:length(vali),vali,type='b',las=1,pch=20,main=paste('sgRNAs in',targetgene),ylab='Read counts',xlab='Samples',xlim=c(0.7,length(vali)+0.3),ylim = yrange,col=colors[(i %% length(colors))],xaxt='n',log='y')
    axis(1,at=1:length(vali),labels=(collabel),las=2)
    # lines(0:100,rep(1,101),col='black');
  }else{
    lines(1:length(vali),vali,type='b',pch=20,col=colors[(i %% length(colors))])
  }
}




# parameters
# Do not modify the variables beginning with "__"
targetmat=list(c(16208.449396222722,9632.86161475492),c(6970.496600450142,4254.401921904777),c(8236.758042861336,5897.198172801691),c(4672.747069184852,3878.223225652144),c(4568.2350601820135,3585.639795233429),c(5417.963133379,6056.924841448642),c(7462.76330952148,5768.0733425403705),c(3809.3869948135825,2985.545208354229),c(2338.6455347881397,1677.8764070950767),c(5072.619103630493,4883.60557456543))
targetgene="ROSA26"
collabel=c("P3_F5.fq","P3_F6.fq")

# set up color using RColorBrewer
#library(RColorBrewer)
#colors <- brewer.pal(length(targetgenelist), "Set1")

colors=c( "#E41A1C", "#377EB8", "#4DAF4A", "#984EA3", "#FF7F00",  "#A65628", "#F781BF",
          "#999999", "#66C2A5", "#FC8D62", "#8DA0CB", "#E78AC3", "#A6D854", "#FFD92F", "#E5C494", "#B3B3B3", 
          "#8DD3C7", "#FFFFB3", "#BEBADA", "#FB8072", "#80B1D3", "#FDB462", "#B3DE69", "#FCCDE5",
          "#D9D9D9", "#BC80BD", "#CCEBC5", "#FFED6F")


## code

targetmatvec=unlist(targetmat)+1
yrange=range(targetmatvec[targetmatvec>0]);
# yrange[1]=1; # set the minimum value to 1
for(i in 1:length(targetmat)){
  vali=targetmat[[i]]+1;
  if(i==1){
    plot(1:length(vali),vali,type='b',las=1,pch=20,main=paste('sgRNAs in',targetgene),ylab='Read counts',xlab='Samples',xlim=c(0.7,length(vali)+0.3),ylim = yrange,col=colors[(i %% length(colors))],xaxt='n',log='y')
    axis(1,at=1:length(vali),labels=(collabel),las=2)
    # lines(0:100,rep(1,101),col='black');
  }else{
    lines(1:length(vali),vali,type='b',pch=20,col=colors[(i %% length(colors))])
  }
}




# parameters
# Do not modify the variables beginning with "__"
targetmat=list(c(7967.147352969958,3837.171979037273),c(3283.797616205108,2943.0011891351814),c(4078.9976847049616,2242.144451474026),c(7909.59001467854,6267.405778637615),c(11097.963622663667,7013.792080726173),c(3738.1976553478817,3385.608266273696))
targetgene="LRIG1"
collabel=c("P3_F5.fq","P3_F6.fq")

# set up color using RColorBrewer
#library(RColorBrewer)
#colors <- brewer.pal(length(targetgenelist), "Set1")

colors=c( "#E41A1C", "#377EB8", "#4DAF4A", "#984EA3", "#FF7F00",  "#A65628", "#F781BF",
          "#999999", "#66C2A5", "#FC8D62", "#8DA0CB", "#E78AC3", "#A6D854", "#FFD92F", "#E5C494", "#B3B3B3", 
          "#8DD3C7", "#FFFFB3", "#BEBADA", "#FB8072", "#80B1D3", "#FDB462", "#B3DE69", "#FCCDE5",
          "#D9D9D9", "#BC80BD", "#CCEBC5", "#FFED6F")


## code

targetmatvec=unlist(targetmat)+1
yrange=range(targetmatvec[targetmatvec>0]);
# yrange[1]=1; # set the minimum value to 1
for(i in 1:length(targetmat)){
  vali=targetmat[[i]]+1;
  if(i==1){
    plot(1:length(vali),vali,type='b',las=1,pch=20,main=paste('sgRNAs in',targetgene),ylab='Read counts',xlab='Samples',xlim=c(0.7,length(vali)+0.3),ylim = yrange,col=colors[(i %% length(colors))],xaxt='n',log='y')
    axis(1,at=1:length(vali),labels=(collabel),las=2)
    # lines(0:100,rep(1,101),col='black');
  }else{
    lines(1:length(vali),vali,type='b',pch=20,col=colors[(i %% length(colors))])
  }
}




# parameters
# Do not modify the variables beginning with "__"
targetmat=list(c(3510.997635776495,3119.8947427301696),c(5842.069836578921,4601.471552375956),c(4342.54970740777,2534.7278818927407),c(2453.760211370976,2304.840900849465),c(3291.370950190821,2732.520251946208),c(4633.365732459145,3411.7317868467953),c(9236.438128975438,7354.144234478555),c(5922.3471768274785,4528.325694771277),c(3851.797665133575,2156.310026733842),c(4969.621761424797,3296.7882963251573))
targetgene="CCR5"
collabel=c("P3_F5.fq","P3_F6.fq")

# set up color using RColorBrewer
#library(RColorBrewer)
#colors <- brewer.pal(length(targetgenelist), "Set1")

colors=c( "#E41A1C", "#377EB8", "#4DAF4A", "#984EA3", "#FF7F00",  "#A65628", "#F781BF",
          "#999999", "#66C2A5", "#FC8D62", "#8DA0CB", "#E78AC3", "#A6D854", "#FFD92F", "#E5C494", "#B3B3B3", 
          "#8DD3C7", "#FFFFB3", "#BEBADA", "#FB8072", "#80B1D3", "#FDB462", "#B3DE69", "#FCCDE5",
          "#D9D9D9", "#BC80BD", "#CCEBC5", "#FFED6F")


## code

targetmatvec=unlist(targetmat)+1
yrange=range(targetmatvec[targetmatvec>0]);
# yrange[1]=1; # set the minimum value to 1
for(i in 1:length(targetmat)){
  vali=targetmat[[i]]+1;
  if(i==1){
    plot(1:length(vali),vali,type='b',las=1,pch=20,main=paste('sgRNAs in',targetgene),ylab='Read counts',xlab='Samples',xlim=c(0.7,length(vali)+0.3),ylim = yrange,col=colors[(i %% length(colors))],xaxt='n',log='y')
    axis(1,at=1:length(vali),labels=(collabel),las=2)
    # lines(0:100,rep(1,101),col='black');
  }else{
    lines(1:length(vali),vali,type='b',pch=20,col=colors[(i %% length(colors))])
  }
}




# parameters
# Do not modify the variables beginning with "__"
targetmat=list(c(6191.957866718857,3372.9196991381905),c(6269.205873373128,4948.541182847135),c(5649.707153341815,3772.2363707555683),c(8033.792692044231,6380.110110252987),c(5645.163152950387,3522.94334585799),c(13915.24386534886,9435.069244701452))
targetgene="PROM1"
collabel=c("P3_F5.fq","P3_F6.fq")

# set up color using RColorBrewer
#library(RColorBrewer)
#colors <- brewer.pal(length(targetgenelist), "Set1")

colors=c( "#E41A1C", "#377EB8", "#4DAF4A", "#984EA3", "#FF7F00",  "#A65628", "#F781BF",
          "#999999", "#66C2A5", "#FC8D62", "#8DA0CB", "#E78AC3", "#A6D854", "#FFD92F", "#E5C494", "#B3B3B3", 
          "#8DD3C7", "#FFFFB3", "#BEBADA", "#FB8072", "#80B1D3", "#FDB462", "#B3DE69", "#FCCDE5",
          "#D9D9D9", "#BC80BD", "#CCEBC5", "#FFED6F")


## code

targetmatvec=unlist(targetmat)+1
yrange=range(targetmatvec[targetmatvec>0]);
# yrange[1]=1; # set the minimum value to 1
for(i in 1:length(targetmat)){
  vali=targetmat[[i]]+1;
  if(i==1){
    plot(1:length(vali),vali,type='b',las=1,pch=20,main=paste('sgRNAs in',targetgene),ylab='Read counts',xlab='Samples',xlim=c(0.7,length(vali)+0.3),ylim = yrange,col=colors[(i %% length(colors))],xaxt='n',log='y')
    axis(1,at=1:length(vali),labels=(collabel),las=2)
    # lines(0:100,rep(1,101),col='black');
  }else{
    lines(1:length(vali),vali,type='b',pch=20,col=colors[(i %% length(colors))])
  }
}



dev.off()
Sweave("P3_45_day7_summary.Rnw");
library(tools);

texi2dvi("P3_45_day7_summary.tex",pdf=TRUE);
